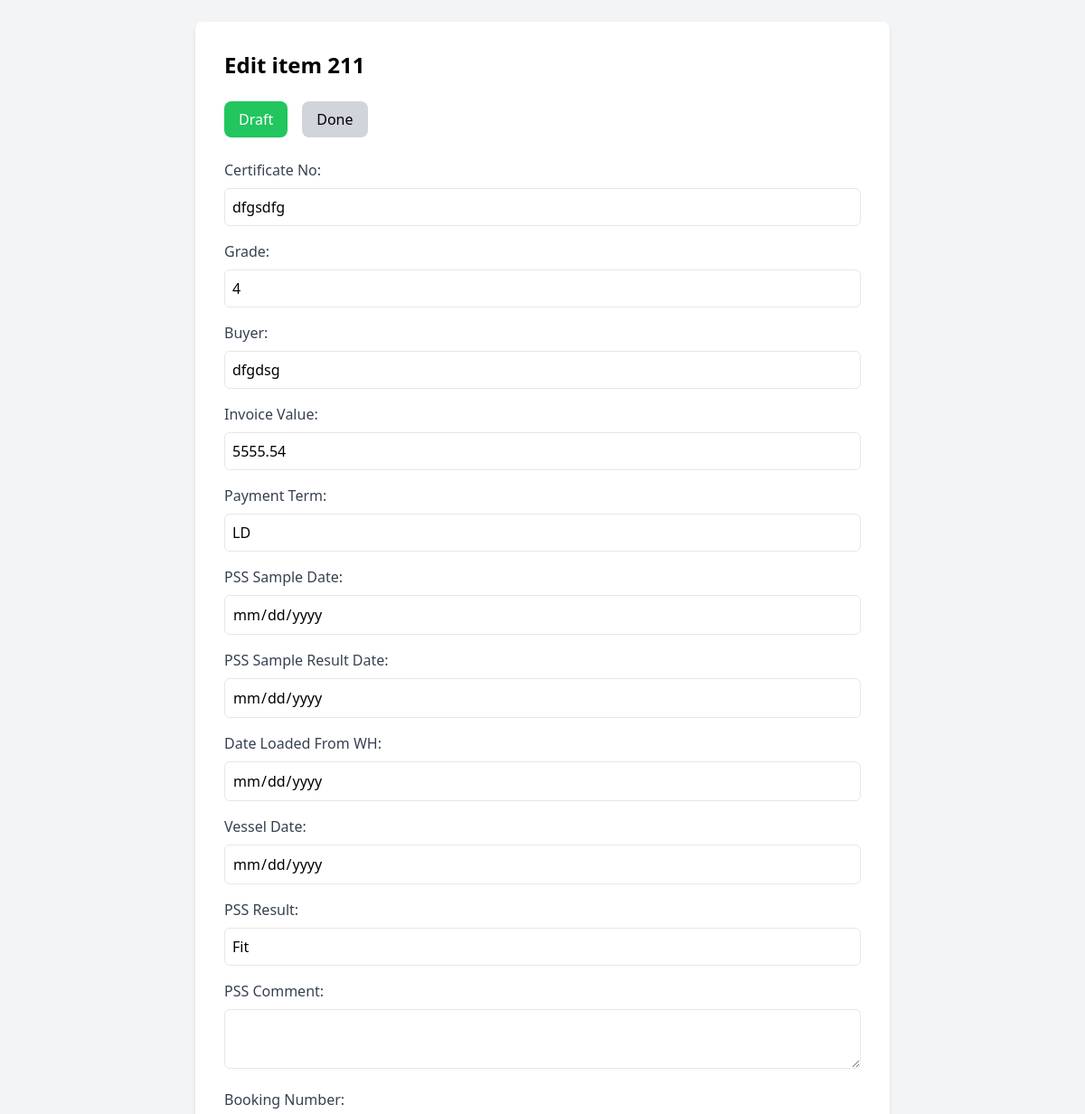
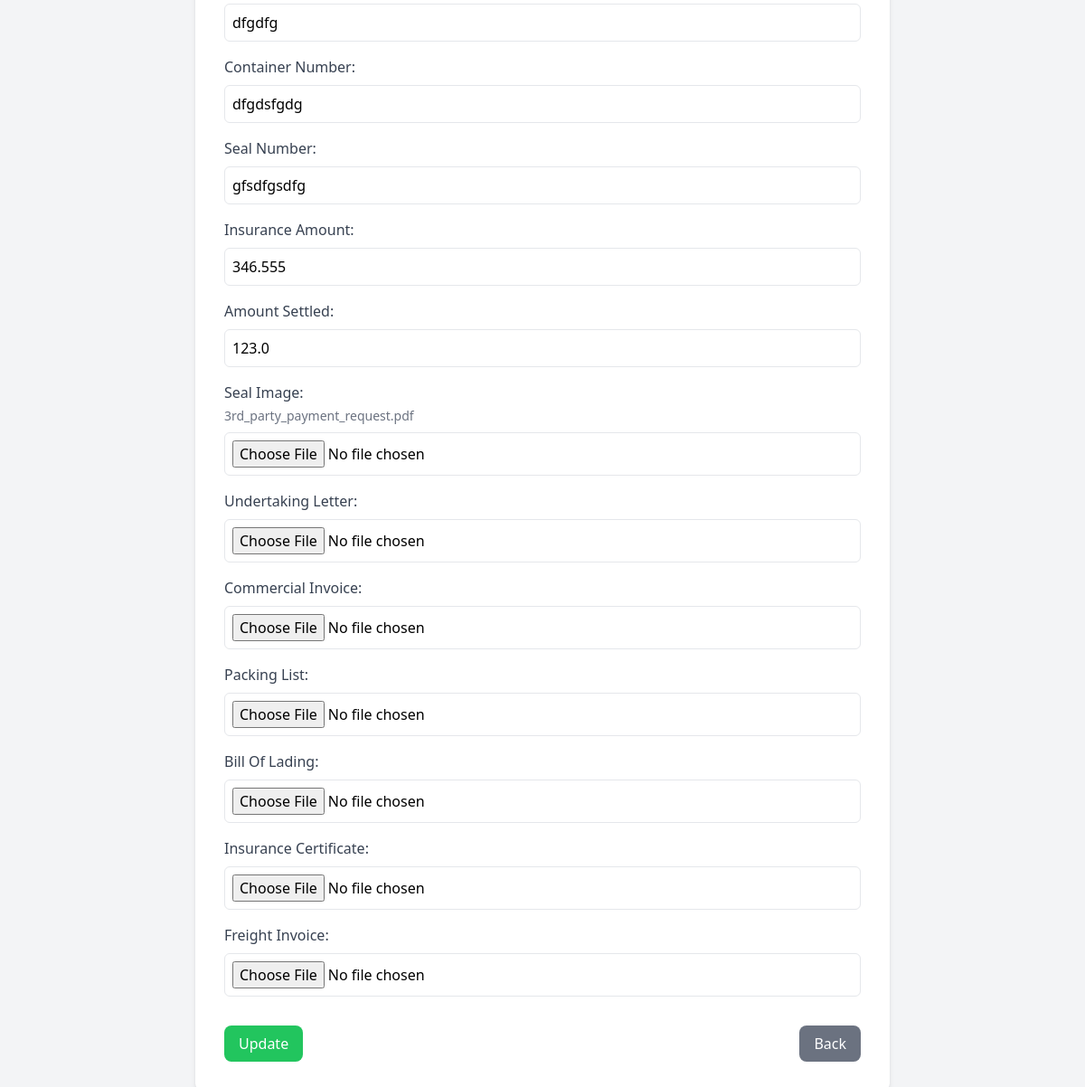
/edit/211, run on the app's committed database (2 pictures, top to bottom).
### app.py (models this page shows, shortened)
class FormData(db.Model):
    id = db.Column(db.Integer, primary_key=True)
    no = db.Column(db.String(100), nullable=False)
    contract_no = db.Column(db.String(100), nullable=False)
    cert_no = db.Column(db.String(100), nullable=False)
    grade = db.Column(db.String(100), nullable=False)
    buyer = db.Column(db.String(100), nullable=False)
    invoice_value = db.Column(db.Float, nullable=False)
    payment_term = db.Column(db.String(50), nullable=False)
    seal_image = db.Column(db.String(200), nullable=True)
    undertaking_image = db.Column(db.String(200), nullable=True)
    documentary_credit = db.Column(db.String(200), nullable=True)
    bags = db.Column(db.String(200), nullable=True)
    mts = db.Column(db.String(200), nullable=True)
    fcl = db.Column(db.String(200), nullable=True)
    clu_inspected_date = db.Column(db.String(200), nullable=True)
    clu_result = db.Column(db.String(200), nullable=True)
    destination = db.Column(db.String(200), nullable=True)
    permit_number = db.Column(db.String(200), nullable=True)
    lpco_number = db.Column(db.String(200), nullable=True)
    shipping_line = db.Column(db.String(200), nullable=True)
    pss_sample_date = db.Column(db.String(100), nullable=False)
    pss_sample_result_date = db.Column(db.String(100), nullable=False)
    pss_result = db.Column(db.String(50), nullable=False)
    pss_comment = db.Column(db.Text, nullable=True)
    booking_number = db.Column(db.String(100), nullable=False)
    booking_confirmation_image = db.Column(db.String(200), nullable=True)
    container_number = db.Column(db.String(100), nullable=False)
    container_image = db.Column(db.String(200), nullable=True)
    seal_number = db.Column(db.String(100), nullable=False)
    date_loaded_from_wh = db.Column(db.String(100), nullable=False)
    transitor_name = db.Column(db.String(100), nullable=False)
    transitor_operation_number = db.Column(db.String(100), nullable=False)
    insurance_company = db.Column(db.String(100), nullable=False)
    insurance_amount = db.Column(db.Float, nullable=False)
    truck_or_train_plate_number = db.Column(db.String(100), nullable=False)
    driver_phone_number = db.Column(db.String(100), nullable=False)
    djibouti_forwarder = db.Column(db.String(100), nullable=False)
    djibouti_forwarder_contact = db.Column(db.String(100), nullable=False)
    vessel_date = db.Column(db.String(100), nullable=False)
    vessel_name = db.Column(db.String(100), nullable=False)
    bill_no = db.Column(db.String(100), nullable=False)
    date_received_obl = db.Column(db.String(100), nullable=False)
    date_docs_sent_to_bank = db.Column(db.String(100), nullable=False)
    docs_awb_number = db.Column(db.String(100), nullable=False)
    date_credit_advice_received = db.Column(db.String(100), nullable=False)
    payment_status = db.Column(db.String(100), nullable=False)
    amount_settled = db.Column(db.Float, nullable=False)
    bank = db.Column(db.String(100), nullable=False)
    ecd_number = db.Column(db.String(100), nullable=False)
    status = db.Column(db.String(100), nullable=False, default='Draft')  # Status starts as Draft
    remark = db.Column(db.String(100), nullable=False)
    railway_bill_image = db.Column(db.String(200), nullable=True)
    payment_receipt_image = db.Column(db.String(200), nullable=True)
    trackway_bill_image = db.Column(db.String(200), nullable=True)
    nb_contract_image = db.Column(db.String(200), nullable=True)
    commercial_invoice_image = db.Column(db.String(200), nullable=True)
    pl_image = db.Column(db.String(200), nullable=True)
    vgm_image = db.Column(db.String(200), nullable=True)
    payment_recieptt_image = db.Column(db.String(200), nullable=True)
    created_at = db.Column(db.DateTime, default=datetime.utcnow)  # Track when form is created
    updated_at = db.Column(db.DateTime, onupdate=datetime.utcnow)  # Track when form is updated

### app.py (the view, shortened to what this page needs)
@app.route('/edit/<string:contract_no>', methods=['GET', 'POST'])
def edit_item(contract_no):
    form_data = FormData.query.filter_by(contract_no=contract_no).first()
    return render_template('edit_form.html', form_data=form_data)

### templates/edit_form.html (shortened to what this page needs)
<!DOCTYPE html>
<html lang="en">
<head>
    <script src="https://cdn.tailwindcss.com"></script>
</head>
<body class="bg-gray-100 p-6">
    <form method="POST" enctype="multipart/form-data" class="max-w-3xl mx-auto bg-white p-8 rounded-lg shadow-md">
        <h2 class="text-2xl font-bold mb-6">Edit item {{ form_data.contract_no }}</h2>
        <div class="flex mb-6">
            <div class="cursor-pointer px-4 py-2 rounded-lg text-center mr-4 {{ 'bg-green-500 text-white' if form_data.status == 'Draft' else 'bg-gray-300' }}" id="draft-status" onclick="setStatus('Draft')">
                Draft
            </div>
            <div class="cursor-pointer px-4 py-2 rounded-lg text-center {{ 'bg-green-500 text-white' if form_data.status == 'Done' else 'bg-gray-300' }}" id="done-status" onclick="setStatus('Done')">
                Done
            </div>
        </div>
        <div class="grid grid-cols-1 gap-4">
            <div>
                <label for="cert_no" class="block font-medium text-gray-700">Certificate No:</label>
                <input type="text" name="cert_no" value="{{ form_data.cert_no }}" class="w-full mt-2 p-2 border rounded-md" required>
            </div>
            <div>
                <label for="grade" class="block font-medium text-gray-700">Grade:</label>
                <input type="text" name="grade" value="{{ form_data.grade }}" class="w-full mt-2 p-2 border rounded-md" required>
            </div>
            <div>
                <label for="buyer" class="block font-medium text-gray-700">Buyer:</label>
                <input type="text" name="buyer" value="{{ form_data.buyer }}" class="w-full mt-2 p-2 border rounded-md" required>
            </div>
            <div>
                <label for="invoice_value" class="block font-medium text-gray-700">Invoice Value:</label>
                <input type="number" name="invoice_value" value="{{ form_data.invoice_value }}" class="w-full mt-2 p-2 border rounded-md" required>
            </div>
            <div>
                <label for="payment_term" class="block font-medium text-gray-700">Payment Term:</label>
                <input type="text" name="payment_term" value="{{ form_data.payment_term }}" class="w-full mt-2 p-2 border rounded-md" required>
            </div>
            <div>
                <label for="pss_sample_date" class="block font-medium text-gray-700">PSS Sample Date:</label>
                <input type="date" name="pss_sample_date" value="{{ form_data.pss_sample_date }}" class="w-full mt-2 p-2 border rounded-md" readonly>
            </div>
            <div>
                <label for="pss_sample_result_date" class="block font-medium text-gray-700">PSS Sample Result Date:</label>
                <input type="date" name="pss_sample_result_date" value="{{ form_data.pss_sample_result_date }}" class="w-full mt-2 p-2 border rounded-md" readonly>
            </div>
            <div>
                <label for="date_loaded_from_wh" class="block font-medium text-gray-700">Date Loaded From WH:</label>
                <input type="date" name="date_loaded_from_wh" value="{{ form_data.date_loaded_from_wh }}" class="w-full mt-2 p-2 border rounded-md" readonly>
            </div>
            <div>
                <label for="vessel_date" class="block font-medium text-gray-700">Vessel Date:</label>
                <input type="date" name="vessel_date" value="{{ form_data.vessel_date }}" class="w-full mt-2 p-2 border rounded-md" readonly>
            </div>
            <div>
                <label for="pss_result" class="block font-medium text-gray-700">PSS Result:</label>
                <input type="text" name="pss_result" value="{{ form_data.pss_result }}" class="w-full mt-2 p-2 border rounded-md" required>
            </div>
            <div>
                <label for="pss_comment" class="block font-medium text-gray-700">PSS Comment:</label>
                <textarea name="pss_comment" class="w-full mt-2 p-2 border rounded-md">{{ form_data.pss_comment }}</textarea>
            </div>
            <div>
                <label for="booking_number" class="block font-medium text-gray-700">Booking Number:</label>
                <input type="text" name="booking_number" value="{{ form_data.booking_number }}" class="w-full mt-2 p-2 border rounded-md" required>
            </div>
            <div>
                <label for="container_number" class="block font-medium text-gray-700">Container Number:</label>
                <input type="text" name="container_number" value="{{ form_data.container_number }}" class="w-full mt-2 p-2 border rounded-md" required>
            </div>
            <div>
                <label for="seal_number" class="block font-medium text-gray-700">Seal Number:</label>
                <input type="text" name="seal_number" value="{{ form_data.seal_number }}" class="w-full mt-2 p-2 border rounded-md" required>
            </div>
            <div>
                <label for="insurance_amount" class="block font-medium text-gray-700">Insurance Amount:</label>
                <input type="number" name="insurance_amount" value="{{ form_data.insurance_amount }}" class="w-full mt-2 p-2 border rounded-md" required>
            </div>
            <div>
                <label for="amount_settled" class="block font-medium text-gray-700">Amount Settled:</label>
                <input type="number" name="amount_settled" value="{{ form_data.amount_settled }}" class="w-full mt-2 p-2 border rounded-md" required>
            </div>
            {% for field in ['seal_image', 'undertaking_letter', 'commercial_invoice', 'packing_list', 'bill_of_lading', 'insurance_certificate', 'freight_invoice'] %}
                <div>
                    <label for="{{ field }}" class="block font-medium text-gray-700">{{ field.replace('_', ' ').title() }}:</label>
                    {% if form_data[field] %}
                        <span class="block mt-1 text-sm text-gray-500">{{ form_data[field].rsplit('/', 1)[-1] }}</span>
                    {% endif %}
                    <input type="file" name="{{ field }}" class="w-full mt-2 p-2 border rounded-md">
                </div>
            {% endfor %}
        </div>
        <div class="flex justify-between mt-8">
            <input type="submit" value="Update" class="bg-green-500 text-white py-2 px-4 rounded-lg cursor-pointer hover:bg-green-600">
            <button type="button" class="bg-gray-500 text-white py-2 px-4 rounded-lg hover:bg-gray-600" onclick="window.location.href='/list_items'">Back</button>
        </div>
    </form>
</body>
</html>

### data on the page
FormData: contract_no "211", cert_no "dfgsdfg", grade "4", buyer "dfgdsg", invoice_value "5555.54", payment_term "LD", pss_result "Fit", booking_number "dfgdfg", container_number "dfgdsfgdg", seal_number "gfsdfgsdfg", insurance_amount "346.555", amount_settled "123.0", seal_image "3rd_party_payment_request.pdf"

### other printed values
{{ field.replace('_', ' ').title() }} "Seal Image" "Undertaking Letter" "Commercial Invoice" "Packing List" "Bill Of Lading" "Insurance Certificate" "Freight Invoice"
